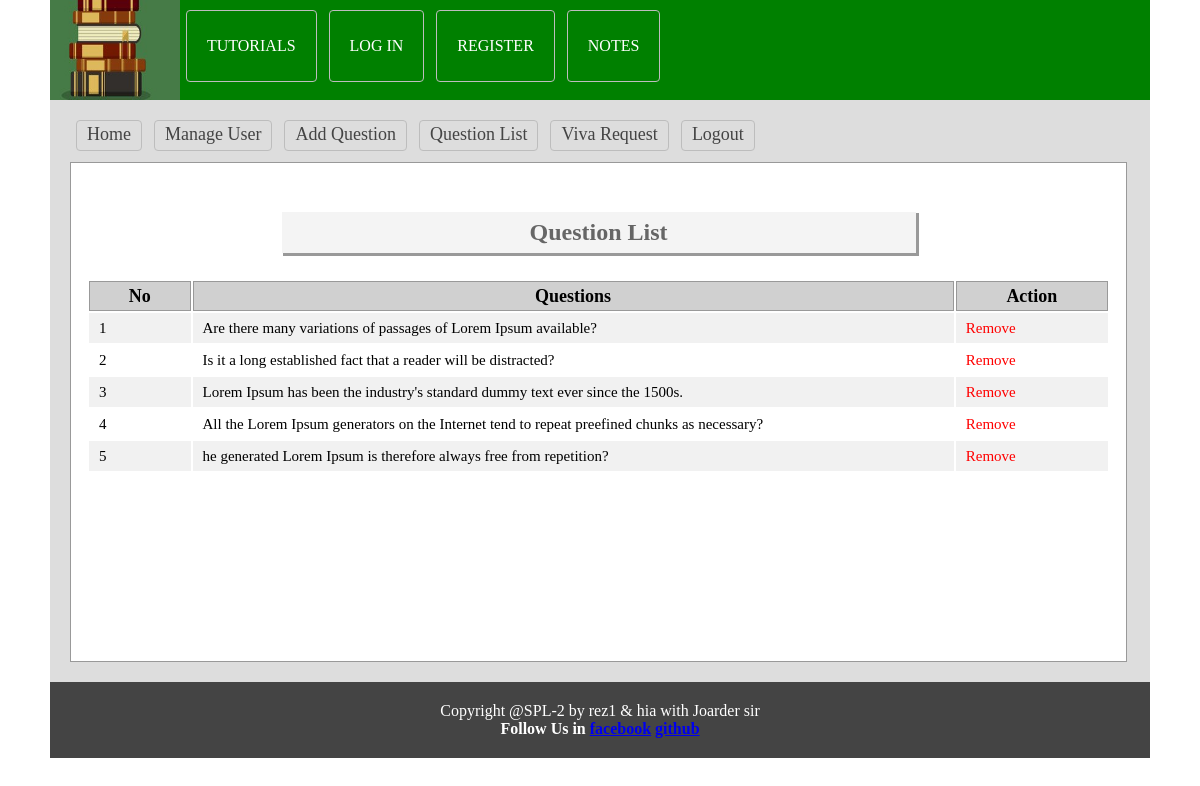
/teacher/quesList.php (signed in), run on the app's committed database.
### tables this page shows
CREATE TABLE `tbl_ques` (
  `id` int(11) NOT NULL,
  `quesNo` int(11) NOT NULL,
  `ques` text NOT NULL
);

### lib/Database.php (called while the page is built, shortened)
<?php
Class Database{
	public $host   = DB_HOST;
	public $user   = DB_USER;
	public $pass   = DB_PASS;
	public $dbname = DB_NAME;
	public $link;
	private function connectDB(){
	$this->link = new mysqli($this->host, $this->user, $this->pass, $this->dbname);
 }
	public function select($query){
		$result = $this->link->query($query) or die($this->link->error.__LINE__);
		if($result->num_rows > 0){
			return $result;
		} else {
			return false;
		}
	}
}

### classes/Exam.php (called while the page is built, shortened)
<?php
$filepath = realpath(dirname(__FILE__));
include_once ($filepath.'/../lib/Database.php');
class Exam{
    private $db;
    public function __construct(){
        $this->db = new Database();
    }
    public function getQuesByOrder(){
        $query  = "SELECT * FROM tbl_ques ORDER BY quesNo ASC";
        $result = $this->db->select($query);
        return $result;
    }
}
?>

### teacher/quesList.php (the view, shortened to what this page needs)
<?php
$filepath = realpath(dirname(__FILE__));
include_once ($filepath.'/inc/header.php');
include_once ($filepath.'/../classes/Exam.php');
$exm = new Exam();
?>
    <div class="main">
        <h1 style="text-align: center; font-size: 24px">Question List</h1>
        <div class="queslist">
            <table class="tblone">
                <tr>
                    <th width="10%">No</th>
                    <th width="75%">Questions</th>
                    <th width="15%">Action</th>
                </tr>
                <?php
                $getData = $exm->getQuesByOrder();
                if($getData){
                    $i = 0;
                    while($result = $getData->fetch_assoc()){
                        $i++;
                 ?>
                        <tr>
                            <td><?php echo $i; ?></td>
                            <td><?php echo $result['ques']; ?></td>
                            <td>
                                <a style="color: red; text-decoration: none" onclick="return confirm('Are You Sure to Remove?')" href="?delQues=<?php echo $result['quesNo']; ?>">Remove</a>
                            </td>
                        </tr>
                    <?php } } ?>
            </table>
        </div>
    </div>
<?php include 'inc/footer.php'; ?>

### teacher/css/admin.css (style rules this page uses)
* { margin:0;padding:0;outline:none }
body { font-family:verdana }
.tblone { width:100%;border:1px solid #fff;margin:20px 0 }
.tblone td { font-size: 15px; padding: 5px 10px; }
table.tblone th { background-color: #d0d0d0; border: 1px solid #999; }
table.tblone tr:nth-child(2n+1) { background:#fff;height:30px; }
table.tblone tr:nth-child(2n) { background:#f1f1f1;height:30px; }
.tblone td a { color:#3399FF; }
.main { background: #fff none repeat scroll 0 0; border: 1px solid #999; margin-top: 7px; min-height: 468px; padding: 15px; width: 1025px; }
.main h1 { background: #f4f4f4 none repeat scroll 0 0; box-shadow: 2px 2px 0 1px #999; color: #666; margin: 34px auto 25px; padding: 7px; text-align: center; width: 620px; }

### data on the page
tbl_ques: ques "Are there many variations of passages of Lorem Ipsum available?"
tbl_ques: ques "Is it a long established fact that a reader will be distracted?"
tbl_ques: ques "Lorem Ipsum has been the industry's standard dummy text ever since the 1500s."
tbl_ques: ques "All the Lorem Ipsum generators on the Internet tend to repeat preefined chunks as necessary?"
tbl_ques: ques "he generated Lorem Ipsum is therefore always free from repetition?"
